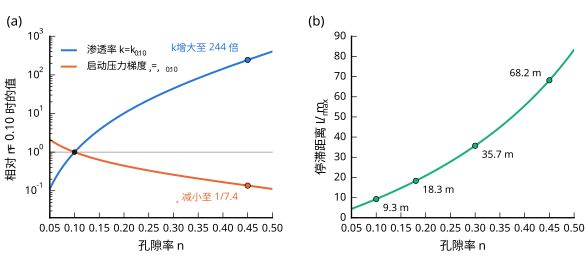

Source code (Python):
# -*- coding: utf-8 -*-
"""
Fig. 4.3-1 permeability, threshold pressure gradient and stagnation distance against porosity (analytic).

    powershell -File scripts\\run_local.ps1 figures\\ch4\\fig_4_3_1.py

Eqs. (4-7)-(4-9): k = A n^3/(1-n)^2, lambda = 2 tau0 sqrt(n/(8k)), L_max = p0/lambda; A = 1.25e-7 m2, tau0 = 30 Pa,
p0 = 5 MPa, n 0.05-0.50. (a) lambda and k each divided by their value at n = 0.10, log axis, ratios at n = 0.45
annotated; (b) L_max with points at n = 0.10 / 0.18 / 0.30 / 0.45. No solver output.
"""
from __future__ import print_function

import numpy as np

import ch4fig as F
from ch4fig import K, plt

A, TAU0, P0 = 1.25e-7, 30.0, 5.0e6
MARKS = [0.10, 0.18, 0.30, 0.45]


def k(n):
    return A * n ** 3 / (1 - n) ** 2


def lam(n):
    return 2 * TAU0 * np.sqrt(n / (8 * k(n)))


def lmax(n):
    return P0 / lam(n)


def main():
    n = np.linspace(0.05, 0.50, 400)
    rk, rl = k(0.45) / k(0.10), lam(0.10) / lam(0.45)
    fig = plt.figure(figsize=(F.WIDTH, 2.7))
    ax = fig.add_axes([0.085, 0.16, 0.38, 0.70])
    ax.semilogy(n, k(n) / k(0.10), color=K.C1, lw=1.5, label=u"渗透率 $k/k_{0.10}$")
    ax.semilogy(n, lam(n) / lam(0.10), color=K.C2, lw=1.5, label=u"启动压力梯度 $\\lambda/\\lambda_{0.10}$")
    ax.axhline(1.0, color=F.GREY, lw=0.6, zorder=0)
    ax.plot([0.10], [1.0], "o", color=K.INK, ms=3.5, zorder=4)
    ax.plot([0.45], [rk], "o", color=K.C1, ms=4)
    ax.plot([0.45], [1 / rl], "o", color=K.C2, ms=4)
    ax.annotate(u"$k$ 增大至 %.0f 倍" % rk, (0.45, rk), xytext=(-6, 6), textcoords="offset points", ha="right",
                fontsize=7.5, color=K.C1)
    ax.annotate(u"$\\lambda$ 减小至 1/%.1f" % rl, (0.45, 1 / rl), xytext=(-6, -12), textcoords="offset points", ha="right",
                fontsize=7.5, color=K.C2)
    ax.yaxis.set_ticks_position("left")
    ax.set_xlim(0.05, 0.50)
    ax.set_ylim(0.02, 1000)
    ax.set_xlabel(u"孔隙率 $n$")
    ax.set_ylabel(u"相对 $n$ = 0.10 时的值")
    ax.legend(loc="upper left", frameon=False, fontsize=7.5)
    K.style(ax)
    F.tag(ax, "a")
    ax = fig.add_axes([0.6, 0.16, 0.38, 0.70])
    ax.plot(n, lmax(n), color=K.C3, lw=1.5)
    for m in MARKS:
        ax.plot([m], [lmax(m)], "o", color=K.C3, ms=4)
        ax.annotate(u"%.1f m" % lmax(m), (m, lmax(m)), xytext=(5, -9) if m < 0.4 else (-6, 3), textcoords="offset points", ha="left" if m < 0.4 else "right",
                    fontsize=7.5)
    ax.set_xlim(0.05, 0.50)
    ax.set_ylim(0, 90)
    ax.set_xlabel(u"孔隙率 $n$")
    ax.set_ylabel(u"停滞距离 $L_{\\mathrm{max}}$ / m")
    K.style(ax)
    F.tag(ax, "b")
    F.save(fig, "fig_4_3_1")
    print("k ratio %.2f, lambda ratio %.3f, L_max" % (rk, rl), ["%.2f" % lmax(m) for m in MARKS])


if __name__ == "__main__":
    main()
